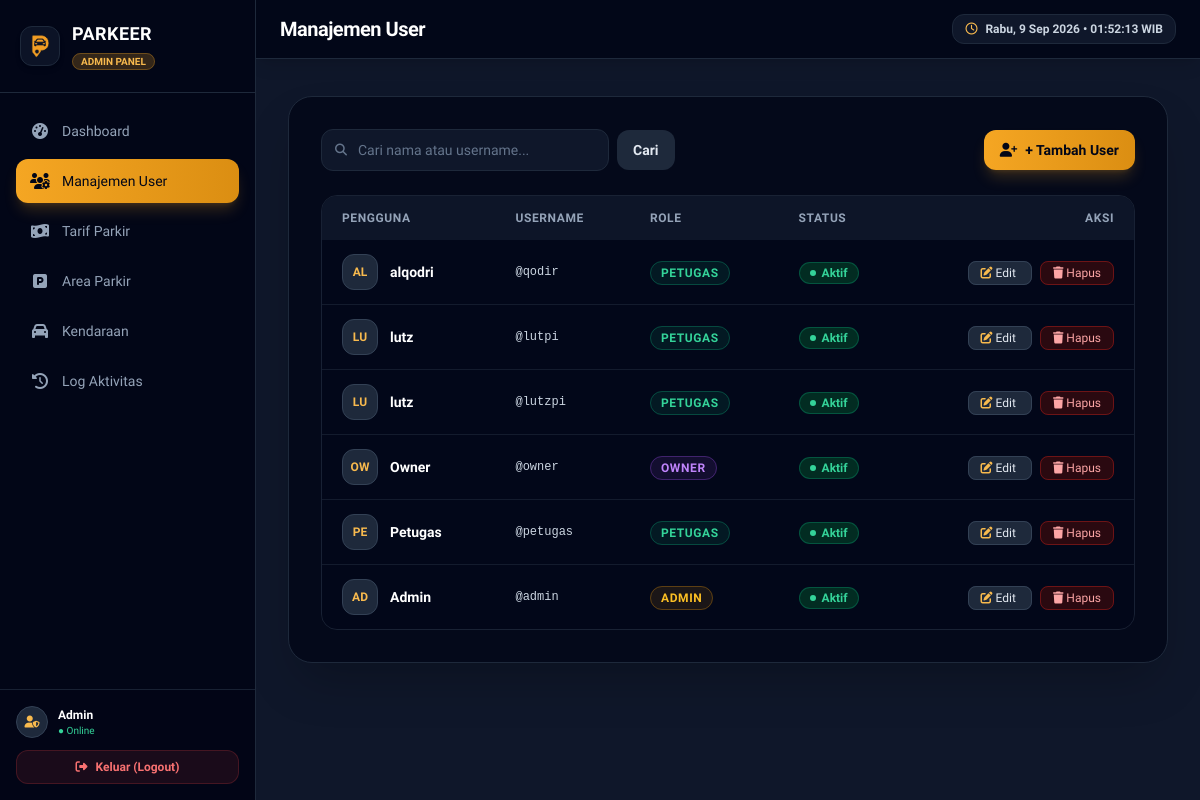
/admin/user/index.php (signed in), run on the app's committed database.
### tables this page shows
CREATE TABLE `tb_user` (
  `id_user` int NOT NULL,
  `nama_lengkap` varchar(50) NOT NULL,
  `username` varchar(50) NOT NULL,
  `password` varchar(100) NOT NULL,
  `role` enum('admin','petugas','owner','') NOT NULL,
  `status_aktif` tinyint(1) NOT NULL DEFAULT '1'
);

### functions/user_functions.php (called while the page is built, shortened)
<?php
function getAllUsers(PDO $koneksi, string $keyword = '', int $limit = 10, int $offset = 0): array
{
    $sql = "SELECT * FROM tb_user WHERE nama_lengkap LIKE :keyword OR username LIKE :keyword
            ORDER BY id_user DESC LIMIT :limit OFFSET :offset";
    $stmt = $koneksi->prepare($sql);
    $stmt->bindValue(':keyword', "%$keyword%");
    $stmt->bindValue(':limit', $limit, PDO::PARAM_INT);
    $stmt->bindValue(':offset', $offset, PDO::PARAM_INT);
    $stmt->execute();
    return $stmt->fetchAll();
}

### admin/user/index.php (the view, shortened to what this page needs)
<?php
require_once __DIR__ . '/../../includes/header_admin.php';
require_once __DIR__ . '/../../functions/user_functions.php';
$database = new Database();
$koneksi = $database->connect();
$keyword = trim($_GET['q'] ?? '');
$halaman = max(1, (int)($_GET['halaman'] ?? 1));
$limit = 10;
$offset = ($halaman - 1) * $limit;
$daftarUser = getAllUsers($koneksi, $keyword, $limit, $offset);
?>
<div class="bg-slate-950/80 border border-slate-800 rounded-3xl p-6 sm:p-8 shadow-2xl">
    <div class="flex flex-col sm:flex-row sm:items-center justify-between gap-4 mb-6">
        <form method="GET" class="flex items-center gap-2">
            <div class="relative w-full sm:w-72">
                <div class="absolute inset-y-0 left-0 pl-3.5 flex items-center pointer-events-none text-slate-500">
                </div>
                <input type="text" name="q" value="<?= htmlspecialchars($keyword) ?>"
                       placeholder="Cari nama atau username..."
                       class="w-full bg-slate-900 border border-slate-800 text-white rounded-xl pl-9 pr-3 py-2.5 text-sm placeholder:text-slate-500 focus:outline-none focus:ring-2 focus:ring-brand-500 transition">
            </div>
            <button class="bg-slate-800 hover:bg-slate-700 text-slate-200 font-semibold px-4 py-2.5 rounded-xl text-sm transition">
                Cari
            </button>
        </form>
        <a href="create.php" class="bg-gradient-to-r from-brand-500 to-brand-600 hover:from-brand-600 hover:to-brand-700 text-slate-950 font-bold px-4 py-2.5 rounded-xl text-sm transition shadow-lg shadow-brand-500/20 flex items-center gap-2 self-start sm:self-auto">
            <i class="fa-solid fa-user-plus"></i>
            <span>+ Tambah User</span>
        </a>
    </div>
    <div class="overflow-x-auto rounded-2xl border border-slate-800/80">
        <table class="w-full text-sm text-left">
            <thead class="bg-slate-900/90 text-slate-400 text-xs uppercase tracking-wider font-semibold">
                <tr>
                    <th class="px-5 py-3.5">Pengguna</th>
                    <th class="px-5 py-3.5">Username</th>
                    <th class="px-5 py-3.5">Role</th>
                    <th class="px-5 py-3.5">Status</th>
                    <th class="px-5 py-3.5 text-right">Aksi</th>
                </tr>
            </thead>
            <tbody class="divide-y divide-slate-800/60 bg-slate-950/40">
                <?php if (empty($daftarUser)): ?>
                    <tr><td colspan="5" class="text-center py-8 text-slate-500">Tidak ada data user ditemukan.</td></tr>
                <?php else: foreach ($daftarUser as $user): ?>
                    <tr class="hover:bg-slate-900/50 transition">
                        <td class="px-5 py-3.5">
                            <div class="flex items-center gap-3">
                                <div class="w-9 h-9 rounded-xl bg-slate-800 border border-slate-700 flex items-center justify-center text-brand-400 font-bold text-xs uppercase">
                                    <?= substr($user['nama_lengkap'], 0, 2) ?>
                                </div>
                                <span class="font-bold text-white"><?= htmlspecialchars($user['nama_lengkap']) ?></span>
                            </div>
                        </td>
                        <td class="px-5 py-3.5 text-slate-300 font-mono text-xs">@<?= htmlspecialchars($user['username']) ?></td>
                        <td class="px-5 py-3.5">
                            <?php
                            $roleStyle = match($user['role']) {
                                'admin' => 'bg-amber-500/10 text-amber-400 border-amber-500/30',
                                'petugas' => 'bg-emerald-500/10 text-emerald-400 border-emerald-500/30',
                                'owner' => 'bg-purple-500/10 text-purple-400 border-purple-500/30',
                                default => 'bg-slate-800 text-slate-300 border-slate-700'
                            };
                            ?>
                            <span class="px-2.5 py-1 rounded-full text-xs font-bold border uppercase tracking-wider <?= $roleStyle ?>">
                                <?= htmlspecialchars($user['role']) ?>
                            </span>
                        </td>
                        <td class="px-5 py-3.5">
                            <?php if ($user['status_aktif']): ?>
                                <span class="inline-flex items-center gap-1.5 px-2.5 py-0.5 rounded-full text-xs font-semibold bg-emerald-950 text-emerald-400 border border-emerald-800/80">
                                    <span class="w-1.5 h-1.5 rounded-full bg-emerald-400"></span> Aktif
                                </span>
                            <?php else: ?>
                                <span class="inline-flex items-center gap-1.5 px-2.5 py-0.5 rounded-full text-xs font-semibold bg-red-950 text-red-400 border border-red-800/80">
                                    <span class="w-1.5 h-1.5 rounded-full bg-red-400"></span> Nonaktif
                                </span>
                            <?php endif; ?>
                        </td>
                        <td class="px-5 py-3.5 text-right space-x-2">
                            <a href="edit.php?id=<?= $user['id_user'] ?>" class="px-3 py-1 rounded-lg bg-slate-800 hover:bg-slate-700 text-slate-200 text-xs font-medium border border-slate-700 transition">
                                <i class="fa-solid fa-pen-to-square text-brand-400"></i> Edit
                            </a>
                            <a href="delete.php?id=<?= $user['id_user'] ?>"
                               onclick="return confirm('Yakin hapus user ini? Kendaraan & log terkait ikut terhapus.')"
                               class="px-3 py-1 rounded-lg bg-red-950/60 hover:bg-red-900 text-red-300 text-xs font-medium border border-red-800/60 transition">
                                <i class="fa-solid fa-trash"></i> Hapus
                            </a>
                        </td>
                    </tr>
                <?php endforeach; endif; ?>
            </tbody>
        </table>
    </div>
</div>
<?php require_once __DIR__ . '/../../includes/footer_admin.php'; ?>

### includes/header_admin.php (style rules this page uses)
body { font-family: 'Plus Jakarta Sans', sans-serif; }

### data on the page
tb_user: nama_lengkap "AL", nama_lengkap "alqodri", username "qodir", role "PETUGAS", status_aktif 1 (drawn)
tb_user: nama_lengkap "LU", nama_lengkap "lutz", username "lutpi", role "PETUGAS", status_aktif 1 (drawn)
tb_user: nama_lengkap "LU", nama_lengkap "lutz", username "lutzpi", role "PETUGAS", status_aktif 1 (drawn)
tb_user: nama_lengkap "OW", nama_lengkap "Owner", username "owner", role "OWNER", status_aktif 1 (drawn)
tb_user: nama_lengkap "PE", nama_lengkap "Petugas", username "petugas", role "PETUGAS", status_aktif 1 (drawn)
tb_user: nama_lengkap "AD", nama_lengkap "Admin", username "admin", role "ADMIN", status_aktif 1 (drawn)

### other printed values
$item['label'] "Dashboard"
$item['label'] "Manajemen User"
$item['label'] "Tarif Parkir"
$item['label'] "Area Parkir"
$item['label'] "Kendaraan"
$item['label'] "Log Aktivitas"
$_SESSION['nama_lengkap'] "Admin"
$judulHalaman "Manajemen User"
